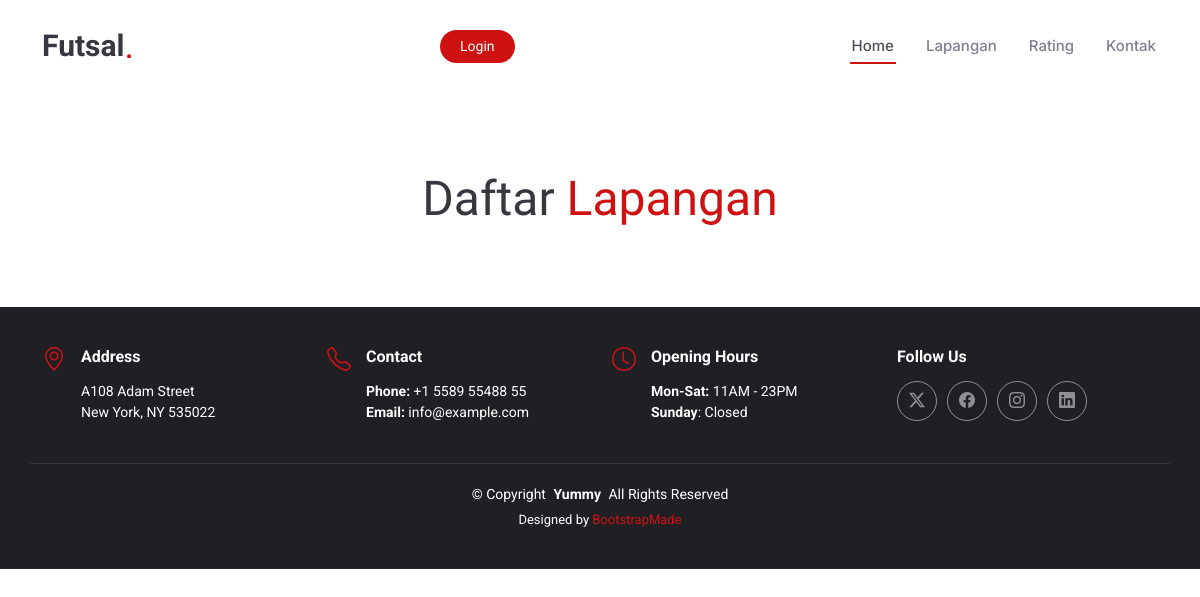
Page /lapangan.php on the earlier database version.
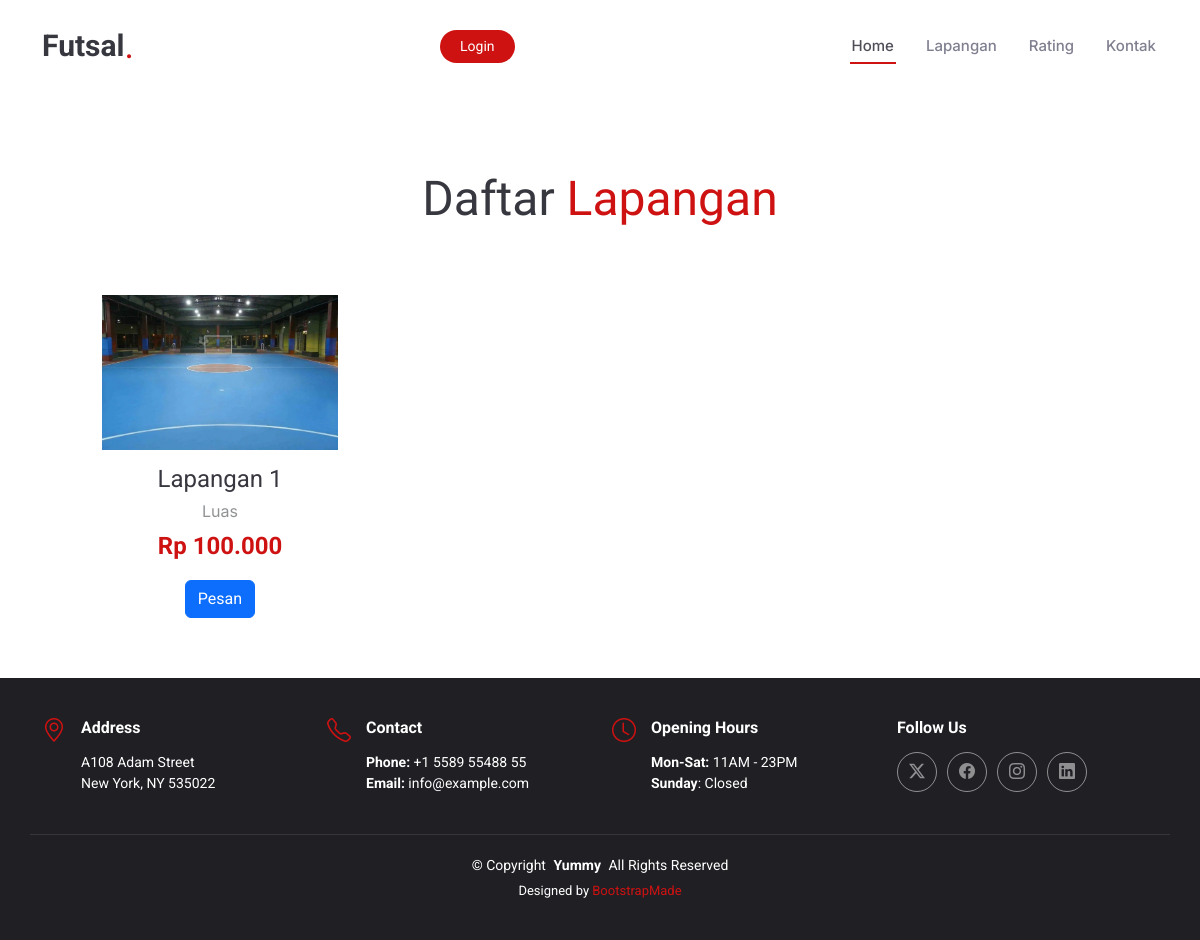
Same page on the later database version.
### tables this page shows
CREATE TABLE `lapangan` (
  `id` int(11) NOT NULL,
  `nama_lapangan` varchar(255) NOT NULL,
  `harga` decimal(10,0) NOT NULL,
  `id_kategori` int(11) NOT NULL,
  `fasilitas` text NOT NULL,
  `foto` varchar(255) NOT NULL
);

### lapangan.php (the view, shortened to what this page needs)
<?php
include 'koneksi.php';
  if(isset($_SESSION['email_admin'])) {
    $isLoggedIn = true;
    $namaAdmin = $_SESSION['nama_admin'];
  } else if(isset($_SESSION['email_pelanggan'])) {
    $isLoggedIn = true;
    $namaPelanggan = $_SESSION['nama_pelanggan'];
  }
  else {
      $isLoggedIn = false;
  }
?>
<!DOCTYPE html>
<html lang="en">
<head>
  <link href="assets/home/vendor/bootstrap/css/bootstrap.min.css" rel="stylesheet">
  <link href="assets/home/vendor/bootstrap-icons/bootstrap-icons.css" rel="stylesheet">
  <link href="assets/home/vendor/aos/aos.css" rel="stylesheet">
  <link href="assets/home/vendor/glightbox/css/glightbox.min.css" rel="stylesheet">
  <link href="assets/home/vendor/swiper/swiper-bundle.min.css" rel="stylesheet">
  <link href="assets/home/css/main.css" rel="stylesheet">
</head>
<body class="index-page">
  <header id="header" class="header d-flex align-items-center sticky-top">
    <div class="container position-relative d-flex align-items-center justify-content-between">
      <a href="index.php" class="logo d-flex align-items-center me-auto me-xl-0">
        <h1 class="sitename">Futsal</h1>
        <span>.</span>
      </a>
      <nav id="navmenu" class="navmenu">
        <ul>
          <li><a href="index.php" class="active">Home<br></a></li>
          <li><a href="lapangan.php">Lapangan</a></li>
          <li><a href="rating.php">Rating</a></li>
          <li><a href="kontak.php">Kontak</a></li>
        </ul>
      </nav>
      <?php if($isLoggedIn): ?>
        <?php if(isset($_SESSION['email_admin'])): ?>
        <nav id="navmenu" class="navmenu">
        <ul>
        <li><a href="admin">Dashboard</a></li>
        </ul>
        <i class="mobile-nav-toggle d-xl-none bi bi-list"></i>
        </nav>
        <?php else: ?>
          <nav id="navmenu" class="navmenu">
          <ul>
          <li class="dropdown"><a href="#"><span><?= $_SESSION['nama_pelanggan'] ?></span> <i class="bi bi-chevron-down toggle-dropdown"></i></a>
              <ul>
                <li><a href="#">Booking</a></li>
                <li><a href="logout.php">Logout</a></li>
              </ul>
          </li>
          </ul>
          <i class="mobile-nav-toggle d-xl-none bi bi-list"></i>
          </nav>
        <?php endif; ?>
      <?php else: ?>
      <a class="btn-getstarted" href="login.php">Login</a>
      <?php endif; ?>
    </div>
  </header>
  <main class="main">
  <section id="menu" class="menu section">
<div class="container section-title" data-aos="fade-up">
  <p><span>Daftar</span> <span class="description-title">Lapangan</span></p>
</div>
<div class="container">
  <div class="tab-content" data-aos="fade-up" data-aos-delay="200">
  <div class="tab-pane fade active show" id="menu-starters">
    <div class="row gy-5">
    <?php
            $tampil = mysqli_query($koneksi, "SELECT lapangan.*, kategori.nama as nama_kategori
                                            FROM lapangan
                                            JOIN kategori ON lapangan.id_kategori = kategori.id");
            while($data = mysqli_fetch_array($tampil)):
    ?>
        <div class="col-lg-4 menu-item">
        <a href="<?= $data['foto'] ?>" class="glightbox">
            <img src="<?= $data['foto'] ?>" class="menu-img img-fluid" alt="<?= $data['nama_lapangan'] ?>">
        </a>
        <h4><?= $data['nama_lapangan'] ?></h4>
        <p class="ingredients">
            <?= $data['fasilitas'] ?>
        </p>
        <p class="price">
            <?= 'Rp ' . number_format($data['harga'], 0, ',', '.') ?>
        </p>
        <a href="pesan.php?id_lapangan=<?= $data['id'] ?>" class="btn btn-primary">Pesan</a>
        </div>
    <?php
        endwhile;
    ?>
    </div>
    </div>
  </div>
</div>
</section>
  </main>
  <footer id="footer" class="footer dark-background">
    <div class="container">
      <div class="row gy-3">
        <div class="col-lg-3 col-md-6 d-flex">
          <i class="bi bi-geo-alt icon"></i>
          <div class="address">
            <h4>Address</h4>
            <p>A108 Adam Street</p>
            <p>New York, NY 535022</p>
          </div>
        </div>
        <div class="col-lg-3 col-md-6 d-flex">
          <i class="bi bi-telephone icon"></i>
          <div>
            <h4>Contact</h4>
            <p>
              <strong>Phone:</strong> <span>+1 5589 55488 55</span><br>
              <strong>Email:</strong> <span>info@example.com</span><br>
            </p>
          </div>
        </div>
        <div class="col-lg-3 col-md-6 d-flex">
          <i class="bi bi-clock icon"></i>
          <div>
            <h4>Opening Hours</h4>
            <p>
              <strong>Mon-Sat:</strong> <span>11AM - 23PM</span><br>
              <strong>Sunday</strong>: <span>Closed</span>
            </p>
          </div>
        </div>
        <div class="col-lg-3 col-md-6">
          <h4>Follow Us</h4>
          <div class="social-links d-flex">
            <a href="#" class="twitter"><i class="bi bi-twitter-x"></i></a>
            <a href="#" class="facebook"><i class="bi bi-facebook"></i></a>
            <a href="#" class="instagram"><i class="bi bi-instagram"></i></a>
            <a href="#" class="linkedin"><i class="bi bi-linkedin"></i></a>
          </div>
        </div>
      </div>
    </div>
    <div class="container copyright text-center mt-4">
      <p>© <span>Copyright</span> <strong class="px-1 sitename">Yummy</strong> <span>All Rights Reserved</span></p>
      <div class="credits">
        Designed by <a href="https://bootstrapmade.com/">BootstrapMade</a>
      </div>
    </div>
  </footer>
</body>
</html>

Differences in the rows shown:
added lapangan: foto (picture), nama_lapangan "Lapangan 1", fasilitas "Luas", harga "100.000"
